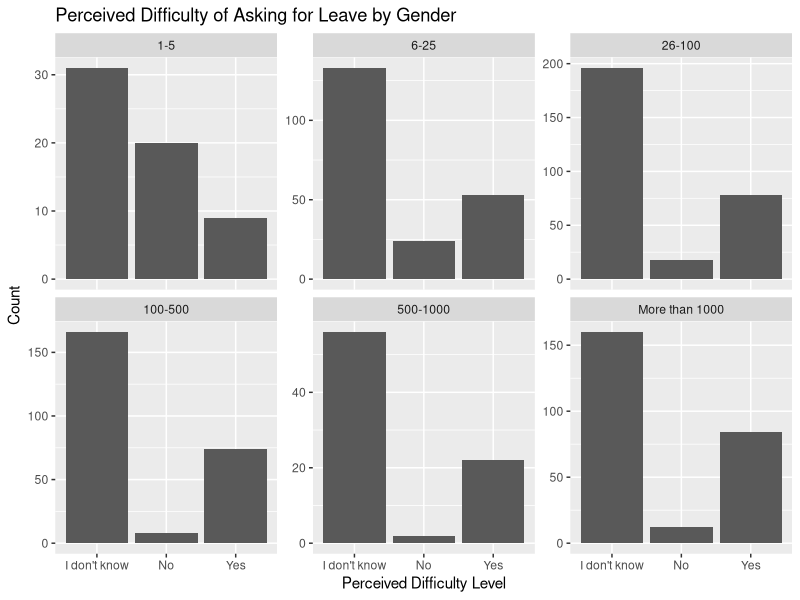
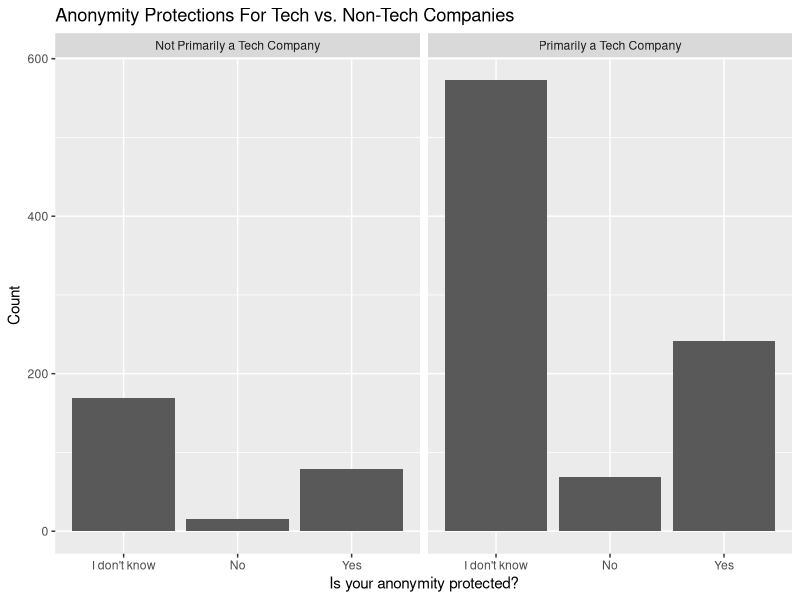
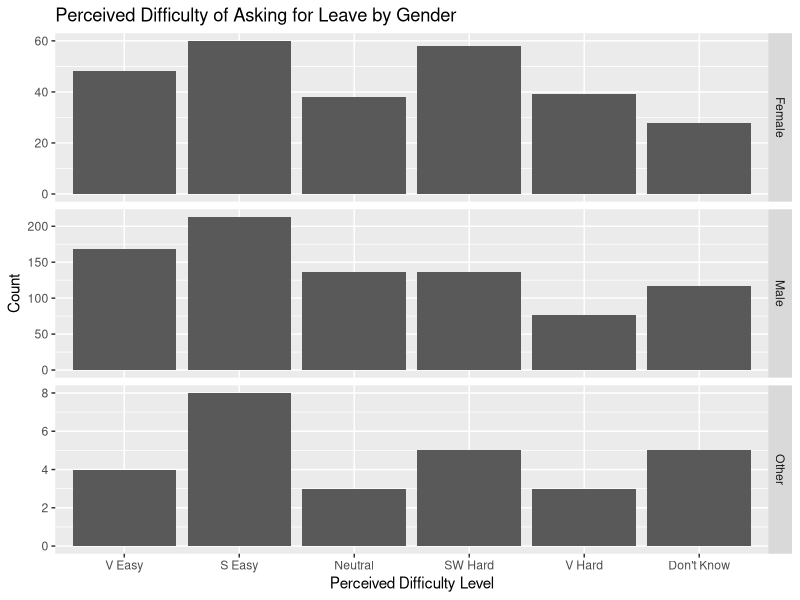
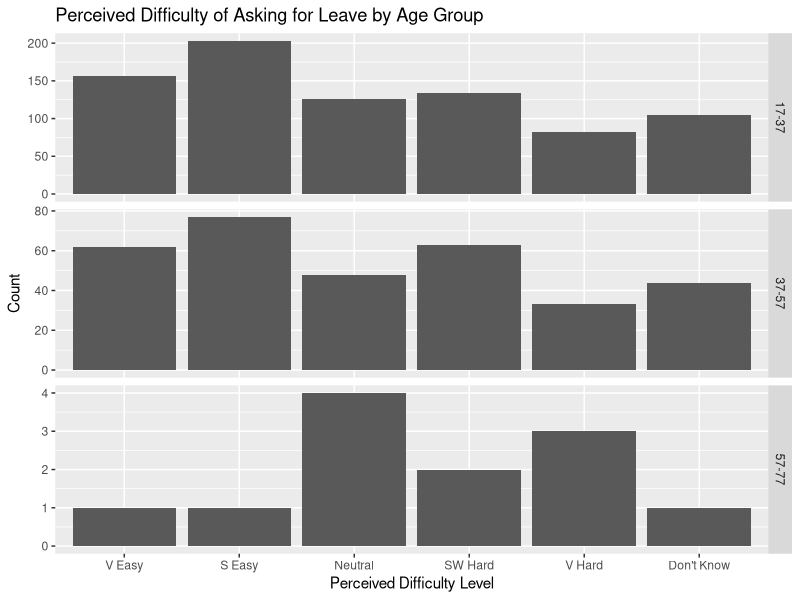
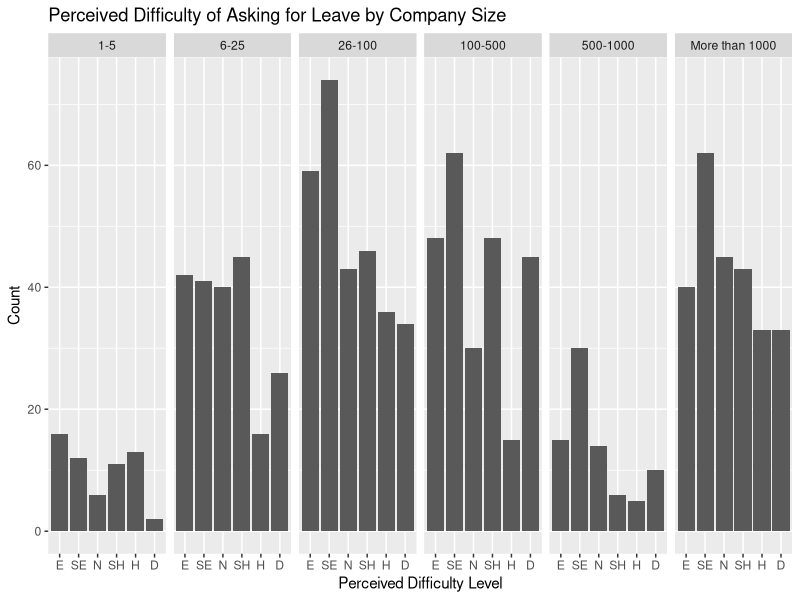
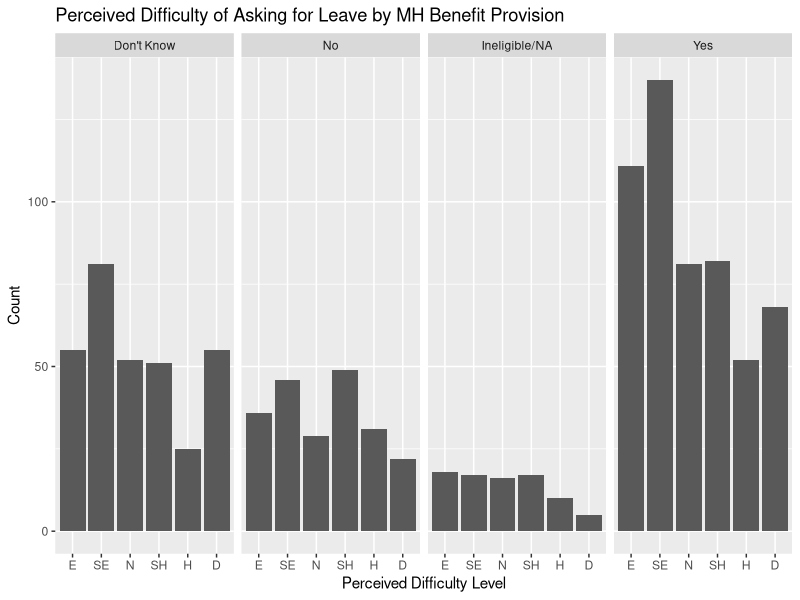
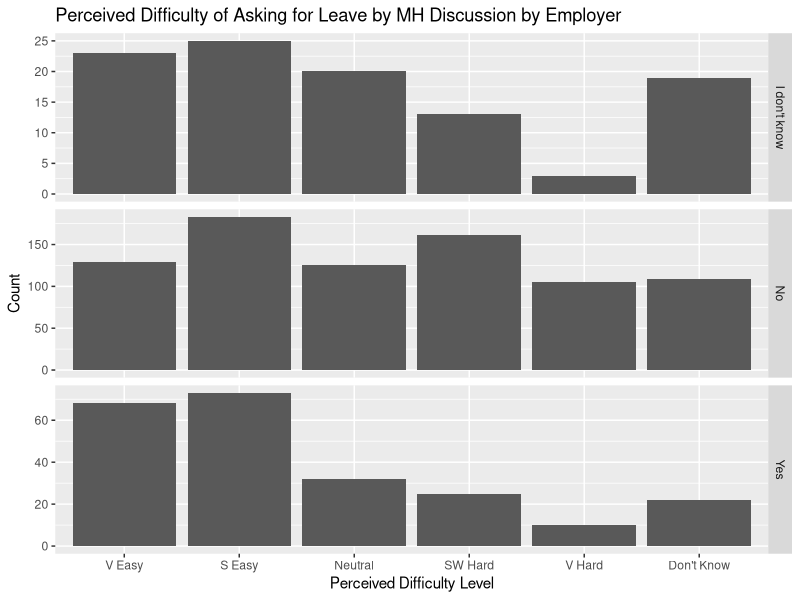
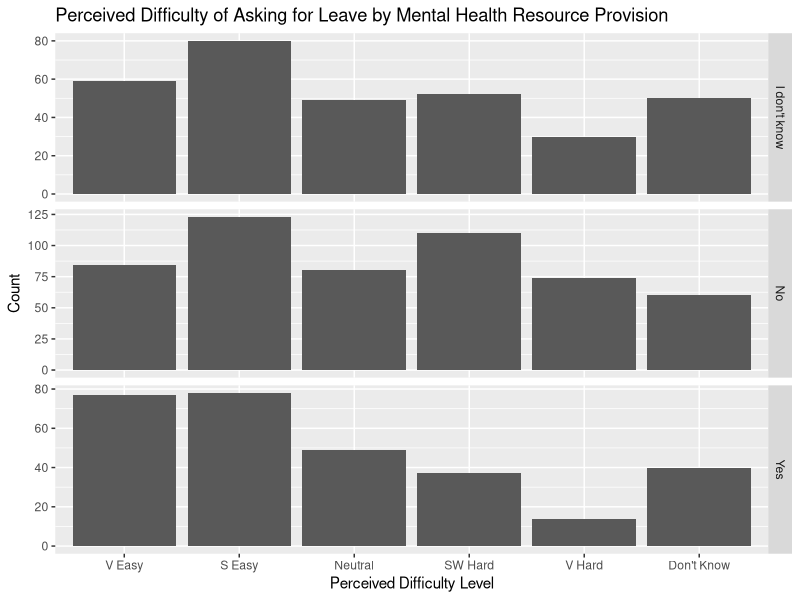

Reproduce these figures in R, in order.
## ---- chunk 1
library(dplyr)
library(tidyr)
library(ggplot2)
health <- read.csv("mentalsurvey_clean.csv")
## ---- chunk 2
knitr::opts_chunk$set(echo = TRUE)
## ---- chunk 3

## ---- chunk 4
#Put company size in order
health$CompanySize  = factor(health$How.many.employees.does.your.company.or.organization.have, levels=c("1-5", "6-25", "26-100", "100-500", "500-1000", "More than 1000"))
#Create Cross-tab Table
APbCS <- table(health$Is.your.anonymity.protected.if.you.choose.to.take.advantage.of.mental.health.or.substance.abuse.treatment.resources.provided.by.your.employer., health$CompanySize)
head(APbCS)
## ---- chunk 5
#Create a proportions table by Row
prop.table(APbCS, 2)
## ---- chunk 6
#Do a chi-squared test
chisq.test(APbCS)
## ---- chunk 7
t0 <- ggplot(health, aes(x = health$Is.your.anonymity.protected.if.you.choose.to.take.advantage.of.mental.health.or.substance.abuse.treatment.resources.provided.by.your.employer.))+geom_bar()+facet_wrap(~health$CompanySize, scales="free_y") + ggtitle("Perceived Difficulty of Asking for Leave by Gender") + xlab("Perceived Difficulty Level") + ylab("Count") 
t0
## ---- chunk 8
#Add labels to tech company org
TLabel <- factor(health$Is.your.employer.primarily.a.tech.company.organization.,
levels = c(0, 1),
labels = c("No", "Yes"))
#Create a crosstab table
APbT2 <- table(health$Is.your.anonymity.protected.if.you.choose.to.take.advantage.of.mental.health.or.substance.abuse.treatment.resources.provided.by.your.employer., TLabel)
head(APbT2)
## ---- chunk 9
#Create a proportions table by Row
prop.table(APbT2, 2)
## ---- chunk 10
#Do a chi-squared test
chisq.test(APbT2)
## ---- chunk 11
#Create Labels for Tech Companies
techlabel <- c(
`0` = "Not Primarily a Tech Company",
`1` = "Primarily a Tech Company")
#Create Visualization
t1 <- ggplot(health, aes(x = health$Is.your.anonymity.protected.if.you.choose.to.take.advantage.of.mental.health.or.substance.abuse.treatment.resources.provided.by.your.employer.))+geom_bar()+facet_wrap(health$Is.your.employer.primarily.a.tech.company.organization. ~ ., labeller = as_labeller(techlabel)) + ggtitle("Anonymity Protections For Tech vs. Non-Tech Companies") + xlab("Is your anonymity protected?") + ylab("Count") 
t1
## ---- chunk 12
#Modify Labels
pd2 <- factor(health$If.a.mental.health.issue.prompted.you.to.request.a.medical.leave.from.work..asking.for.that.leave.would.be.,
levels = c("Very easy", "Somewhat easy", "Neither easy nor difficult","Somewhat difficult", "Very difficult", "I don't know"),
labels = c("V Easy", "S Easy", "Neutral", "SW Hard", "V Hard", "Don't Know"))
## ---- chunk 13
#Crosstab table
ELDbG <- table(pd2, health$gender)
ELDbG
prop.table(ELDbG, 2)
## ---- chunk 14
chisq.test(ELDbG)
## ---- chunk 15
#Create Visualization
t2 <- ggplot(health, aes(x = pd2))+geom_bar()+facet_grid(health$gender ~ ., scales="free_y") + ggtitle("Perceived Difficulty of Asking for Leave by Gender") + xlab("Perceived Difficulty Level") + ylab("Count") 
t2
## ---- chunk 16
#Do the AgeGroup Variable
labs <- c(paste(seq(17, 74, by = 20), seq(37, 80, by = 20),
                sep = "-"))
health$AgeGroup <- cut(health$age, breaks = c(seq(17, 74, by = 20), Inf), labels = labs, right = FALSE)
## ---- chunk 17
#Crosstab table
ELDbA <- table(pd2, health$AgeGroup)
ELDbA
#Proportions table
prop.table(ELDbA)
## ---- chunk 18
chisq.test(ELDbA)
## ---- chunk 19
#Create Visualization
t3 <- ggplot(health, aes(x = pd2))+geom_bar()+facet_grid(health$AgeGroup ~ ., scales="free_y") + ggtitle("Perceived Difficulty of Asking for Leave by Age Group") + xlab("Perceived Difficulty Level") + ylab("Count") 
t3
## ---- chunk 20
#Crosstab table
ELDbCS <- table(pd2, health$CompanySize)
ELDbCS
prop.table(ELDbCS, 2)
## ---- chunk 21
chisq.test(ELDbCS)
## ---- chunk 22
#Modify Labels
pd3 <- factor(health$If.a.mental.health.issue.prompted.you.to.request.a.medical.leave.from.work..asking.for.that.leave.would.be.,
levels = c("Very easy", "Somewhat easy", "Neither easy nor difficult","Somewhat difficult", "Very difficult", "I don't know"),
labels = c("E", "SE", "N", "SH", "H", "D"))
#Create Visualization
t4 <- ggplot(health, aes(x = pd3))+geom_bar()+facet_grid(~ health$CompanySize) + ggtitle("Perceived Difficulty of Asking for Leave by Company Size") + xlab("Perceived Difficulty Level") + ylab("Count")
t4
## ---- chunk 23
#Modify Labels
health$mhb2 <- factor(health$Does.your.employer.provide.mental.health.benefits.as.part.of.healthcare.coverage.,
levels = c("I don't know", "No", "Not eligible for coverage / N/A","Yes"),
labels = c("Don't Know", "No", "Ineligible/NA", "Yes"))
#Crosstab Table
ELDbMHB <- table(pd2, health$mhb2)
ELDbMHB
## ---- chunk 24
chisq.test(ELDbMHB)
## ---- chunk 25
t5 <- ggplot(health, aes(x = pd3))+geom_bar()+facet_grid(~ health$mhb2, scales="free_y") + ggtitle("Perceived Difficulty of Asking for Leave by MH Benefit Provision") + xlab("Perceived Difficulty Level") + ylab("Count")
t5
## ---- chunk 26
ELDbEDM <- table(pd2, health$Has.your.employer.ever.formally.discussed.mental.health..for.example..as.part.of.a.wellness.campaign.or.other.official.communication..)
ELDbEDM
## ---- chunk 27
chisq.test(ELDbEDM)
## ---- chunk 28
t6 <- ggplot(health, aes(x = pd2))+geom_bar()+facet_grid( health$Has.your.employer.ever.formally.discussed.mental.health..for.example..as.part.of.a.wellness.campaign.or.other.official.communication.. ~., scales="free_y") + ggtitle("Perceived Difficulty of Asking for Leave by MH Discussion by Employer") + xlab("Perceived Difficulty Level") + ylab("Count")
t6
## ---- chunk 29
ELDbEOR <- table(pd2, health$Does.your.employer.offer.resources.to.learn.more.about.mental.health.concerns.and.options.for.seeking.help.)
ELDbEOR
## ---- chunk 30
chisq.test(ELDbEOR)
## ---- chunk 31
t7 <- ggplot(health, aes(x = pd2))+geom_bar()+facet_grid( health$Does.your.employer.offer.resources.to.learn.more.about.mental.health.concerns.and.options.for.seeking.help. ~., scales="free_y") + ggtitle("Perceived Difficulty of Asking for Leave by Mental Health Resource Provision") + xlab("Perceived Difficulty Level") + ylab("Count")
t7
## ---- chunk 32
ELDbPR <- table(pd2, health$Have.you.observed.or.experienced.an.unsupportive.or.badly.handled.response.to.a.mental.health.issue.in.your.current.or.previous.workplace.)
ELDbPR
prop.table(ELDbPR, 2)
## ---- chunk 33
#Modify Labels
health$epr <- factor(health$Have.you.observed.or.experienced.an.unsupportive.or.badly.handled.response.to.a.mental.health.issue.in.your.current.or.previous.workplace.,
levels = c("Maybe/Not sure", "N/A", "No","Yes, I experienced", "Yes, I observed"),
labels = c("Don't Know", "N/A", "No", "Yes, experienced", "Yes, observed"))
table(pd2, health$epr)
## ---- chunk 34
chisq.test(ELDbPR)
## ---- chunk 35
t8 <- ggplot(health, aes(x = pd3))+geom_bar()+facet_grid(~ health$epr) + ggtitle("Perceived Difficulty of Asking for Leave by Exp. with Poor MH Response") + xlab("Perceived Difficulty Level") + ylab("Count")
t8
## ---- chunk 36
MHbG <- table(health$Would.you.feel.comfortable.discussing.a.mental.health.disorder.with.your.direct.supervisor.s.., health$gender)
MHbG
## ---- chunk 37
chisq.test(MHbG)
## ---- chunk 38
MHbA <- table(health$Would.you.feel.comfortable.discussing.a.mental.health.disorder.with.your.direct.supervisor.s.., health$AgeGroup)
MHbA
## ---- chunk 39
chisq.test(MHbA)
## ---- chunk 40
MHbCS <- table(health$Would.you.feel.comfortable.discussing.a.mental.health.disorder.with.your.direct.supervisor.s.., health$CompanySize)
MHbCS
## ---- chunk 41
chisq.test(MHbCS)
## ---- chunk 42
MHbPR <- table(health$Would.you.feel.comfortable.discussing.a.mental.health.disorder.with.your.direct.supervisor.s.., health$Have.you.observed.or.experienced.an.unsupportive.or.badly.handled.response.to.a.mental.health.issue.in.your.current.or.previous.workplace.)
MHbPR
## ---- chunk 43
chisq.test(MHbPR)
## ---- chunk 44

## ---- chunk 45
MHCbG <- table(health$Would.you.feel.comfortable.discussing.a.mental.health.disorder.with.your.coworkers., health$gender)
MHCbG
## ---- chunk 46
chisq.test(MHCbG)
## ---- chunk 47
MHCbA <- table(health$Would.you.feel.comfortable.discussing.a.mental.health.disorder.with.your.coworkers., health$AgeGroup)
MHCbA
#Proportions (as column percentages)
prop.table(MHCbA, 2)
#Chi-Squared (We get a big chi-quared and a warning it may be incorrect, likely b/c small values for the 57-77 column)
chisq.test(MHCbA)
## ---- chunk 48
MHCbCS <- table(health$Would.you.feel.comfortable.discussing.a.mental.health.disorder.with.your.coworkers., health$CompanySize)
MHCbCS
#Proportions (as column percentages)
prop.table(MHCbCS, 2)
#Chi-Squared (the p value is small)
chisq.test(MHCbCS)
## ---- chunk 49
MHCbPR <- table(health$Would.you.feel.comfortable.discussing.a.mental.health.disorder.with.your.coworkers., health$Have.you.observed.or.experienced.an.unsupportive.or.badly.handled.response.to.a.mental.health.issue.in.your.current.or.previous.workplace.)
MHCbPR
## ---- chunk 50
chisq.test(MHCbPR)
## ---- chunk 51
MHCbCN <- table(health$Would.you.feel.comfortable.discussing.a.mental.health.disorder.with.your.coworkers., health$Do.you.think.that.team.members.co.workers.would.view.you.more.negatively.if.they.knew.you.suffered.from.a.mental.health.issue.)
MHCbCN
## ---- chunk 52
chisq.test(MHCbCN)
